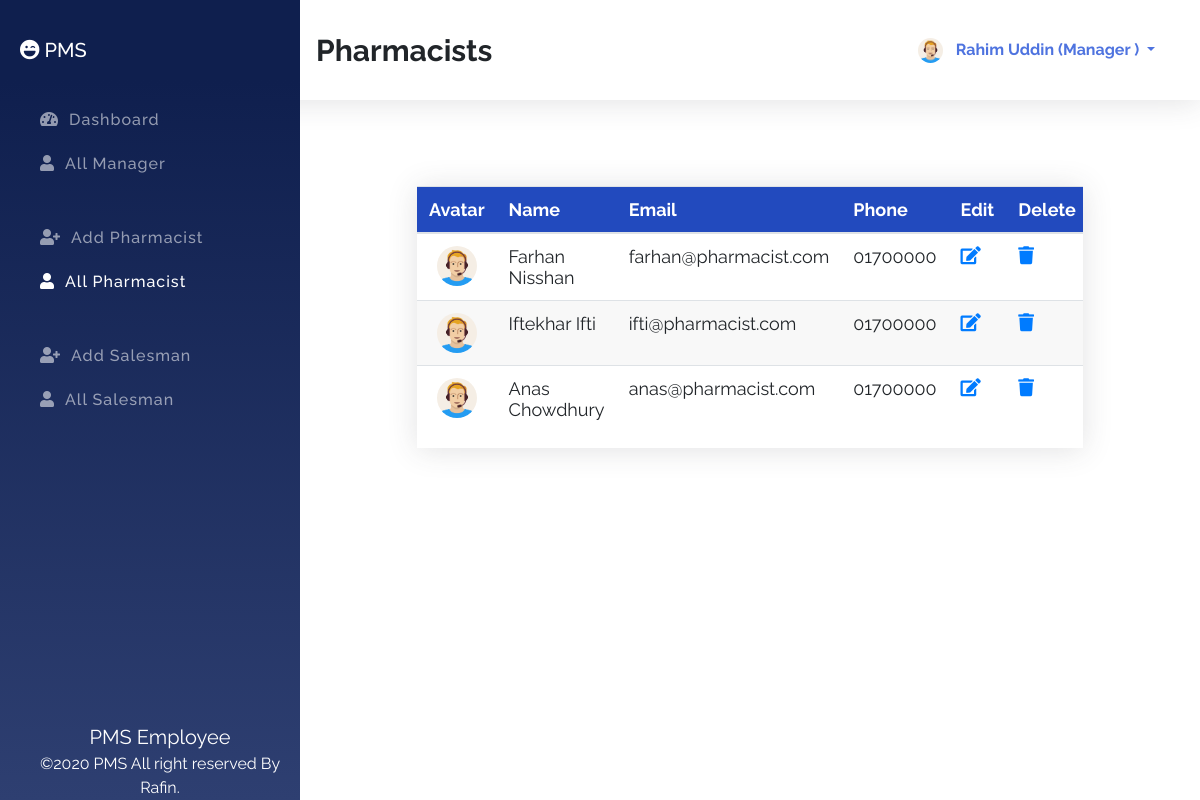
The app's page /index.php?id=allPharmacist (signed in) with its own data.
### tables this page shows
CREATE TABLE `managers` (
  `id` int(11) NOT NULL,
  `fname` varchar(100) NOT NULL,
  `lname` varchar(100) NOT NULL,
  `email` varchar(100) NOT NULL,
  `phone` varchar(100) NOT NULL,
  `password` varchar(100) NOT NULL,
  `role` varchar(100) NOT NULL DEFAULT 'manager',
  `avatar` varchar(255) NOT NULL DEFAULT 'avatar.png'
);

CREATE TABLE `pharmacists` (
  `id` int(11) NOT NULL,
  `fname` varchar(100) NOT NULL,
  `lname` varchar(100) NOT NULL,
  `email` varchar(100) NOT NULL,
  `phone` varchar(100) NOT NULL,
  `password` varchar(100) NOT NULL,
  `role` varchar(100) NOT NULL DEFAULT 'pharmacist',
  `avatar` varchar(255) NOT NULL DEFAULT 'avatar.png'
);

### index.php (the view, shortened to what this page needs)
<?php
    $sessionId = $_SESSION['id'] ?? '';
    $sessionRole = $_SESSION['role'] ?? '';
    $connection = mysqli_connect( DB_HOST, DB_USER, DB_PASSWORD, DB_NAME );
    $id = $_REQUEST['id'] ?? 'dashboard';
    $action = $_REQUEST['action'] ?? '';
?>
<!DOCTYPE html>
<html lang="en">
<head>
    <link rel="stylesheet" href="assets/css/bootstrap.min.css">
    <link rel="stylesheet" href="assets/css/all.min.css">
    <link rel="stylesheet" href="assets/css/style.css">
</head>
<body>
    <section class="topber">
        <div class="topber__title">
            <span class="topber__title--text">
                <?php
                    if ( 'dashboard' == $id ) {
                        echo "DashBoard";
                    } elseif ( 'addManager' == $id ) {
                        echo "Add Manager";
                    } elseif ( 'allManager' == $id ) {
                        echo "Managers";
                    } elseif ( 'addPharmacist' == $id ) {
                        echo "Add Pharmacist";
                    } elseif ( 'allPharmacist' == $id ) {
                        echo "Pharmacists";
                    } elseif ( 'addSalesman' == $id ) {
                        echo "Add Salesman";
                    } elseif ( 'allSalesman' == $id ) {
                        echo "Salesmans";
                    } elseif ( 'userProfile' == $id ) {
                        echo "Your Profile";
                    } elseif ( 'editManager' == $action ) {
                        echo "Edit Manager";
                    } elseif ( 'editPharmacist' == $action ) {
                        echo "Edit Pharmacist";
                    } elseif ( 'editSalesman' == $action ) {
                        echo "Edit Salesman";
                    }
                ?>
            </span>
        </div>
        <div class="topber__profile">
            <?php
                $query = "SELECT fname,lname,role,avatar FROM {$sessionRole}s WHERE id='$sessionId'";
                $result = mysqli_query( $connection, $query );
                if ( $data = mysqli_fetch_assoc( $result ) ) {
                    $fname = $data['fname'];
                    $lname = $data['lname'];
                    $role = $data['role'];
                    $avatar = $data['avatar'];
                ?>
                <img src="assets/img/<?php echo "$avatar"; ?>" height="25" width="25" class="rounded-circle" alt="profile">
                <div class="dropdown">
                    <button class="btn dropdown-toggle" type="button" id="dropdownMenuButton" data-toggle="dropdown" aria-haspopup="true" aria-expanded="false">
                    <?php
                        echo "$fname $lname (" . ucwords( $role ) . " )";
                        }
                    ?>
                    </button>
                </div>
        </div>
    </section>
    <section id="sideber" class="sideber">
        <ul class="sideber__ber">
            <h3 class="sideber__panel"><i id="left" class="fas fa-laugh-wink"></i> PMS</h3>
            <li id="left" class="sideber__item<?php if ( 'dashboard' == $id ) {
                                                  echo " active";
                                              }?>">
                <a href="index.php?id=dashboard"><i id="left" class="fas fa-tachometer-alt"></i>Dashboard</a>
            </li>
            <li id="left" class="sideber__item<?php if ( 'allManager' == $id ) {
    echo " active";
}?>">
                <a href="index.php?id=allManager"><i id="left" class="fas fa-user"></i>All Manager</a>
            </li>
            <?php if ( 'admin' == $sessionRole || 'manager' == $sessionRole ) {?>
                <li id="left" class="sideber__item sideber__item--modify<?php if ( 'addPharmacist' == $id ) {
                                                                            echo " active";
                                                                        }?>">
                    <a href="index.php?id=addPharmacist"><i id="left" class="fas fa-user-plus"></i></i>Add
                        Pharmacist</a>
                </li><?php }?>
            <li id="left" class="sideber__item<?php if ( 'allPharmacist' == $id ) {
    echo " active";
}?>">
                <a href="index.php?id=allPharmacist"><i id="left" class="fas fa-user"></i>All Pharmacist</a>
            </li>
            <?php if ( 'admin' == $sessionRole || 'manager' == $sessionRole || 'pharmacist' == $sessionRole ) {?>
                <li id="left" class="sideber__item sideber__item--modify<?php if ( 'addSalesman' == $id ) {
                                                                            echo " active";
                                                                        }?>">
                    <a href="index.php?id=addSalesman"><i id="left" class="fas fa-user-plus"></i>Add Salesman</a>
                </li><?php }?>
            <li id="left" class="sideber__item<?php if ( 'allSalesman' == $id ) {
    echo " active";
}?>">
                <a href="index.php?id=allSalesman"><i id="left" class="fas fa-user"></i>All Salesman</a>
            </li>
        </ul>
        <footer class="text-center"><span>PMS Employee</span><br>©2020 PMS All right reserved By Rafin.</footer>
    </section>
    <section class="main">
        <div class="container">
            <div class="pharmacist">
                <?php if ( 'allPharmacist' == $id ) {?>
                    <div class="allPharmacist">
                        <div class="main__table">
                            <table class="table">
                                <thead>
                                    <tr>
                                        <th scope="col">Avatar</th>
                                        <th scope="col">Name</th>
                                        <th scope="col">Email</th>
                                        <th scope="col">Phone</th>
                                        <?php if ( 'admin' == $sessionRole || 'manager' == $sessionRole ) {?>
                                            <th scope="col">Edit</th>
                                            <th scope="col">Delete</th>
                                        <?php }?>
                                    </tr>
                                </thead>
                                <tbody>
                                    <?php
                                        $getPharmacist = "SELECT * FROM pharmacists";
                                            $result = mysqli_query( $connection, $getPharmacist );
                                        while ( $pharmacist = mysqli_fetch_assoc( $result ) ) {?>
                                        <tr>
                                            <td>
                                                <center><img class="rounded-circle" width="40" height="40" src="assets/img/<?php echo $pharmacist['avatar']; ?>" alt=""></center>
                                            </td>
                                            <td><?php printf( "%s %s", $pharmacist['fname'], $pharmacist['lname'] );?></td>
                                            <td><?php printf( "%s", $pharmacist['email'] );?></td>
                                            <td><?php printf( "%s", $pharmacist['phone'] );?></td>
                                            <?php if ( 'admin' == $sessionRole || 'manager' == $sessionRole ) {?>
                                                <td><?php printf( "<a href='index.php?action=editPharmacist&id=%s'><i class='fas fa-edit'></i></a>", $pharmacist['id'] )?></td>
                                                <td><?php printf( "<a class='delete' href='index.php?action=deletePharmacist&id=%s'><i class='fas fa-trash'></i></a>", $pharmacist['id'] )?></td>
                                            <?php }?>
                                        </tr>
                                    <?php }?>
                                </tbody>
                            </table>
                        </div>
                    </div>
                <?php }?>
            </div>
        </div>
    </section>
</body>
</html>

### assets/css/style.css (style rules this page uses)
*, *::before, *::after { margin: 0; padding: 0; -webkit-box-sizing: border-box; box-sizing: border-box; }
body { font-family: "Raleway", sans-serif; }
a { text-decoration: none !important; }
.topber { position: fixed; width: 100%; top: 0; left: 0; padding-left: 300px; right: 0; z-index: 999; -webkit-box-shadow: 0 0.15rem 1.75rem 0 rgba(58, 59, 69, 0.15); box-shadow: 0 0.15rem 1.75rem 0 rgba(58, 59, 69, 0.15); background-color: #fff; }
.topber__title { height: 12.5vh; float: left; display: -webkit-box; display: -ms-flexbox; display: flex; -webkit-box-orient: horizontal; -webkit-box-direction: normal; -ms-flex-direction: row; flex-direction: row; -webkit-box-align: center; -ms-flex-align: center; align-items: center; padding-left: 1rem; }
.topber__title--text { font-size: 30px; font-weight: bold; }
.topber__profile { height: 12.5vh; float: right; padding-right: 10px; display: -webkit-box; display: -ms-flexbox; display: flex; -webkit-box-orient: horizontal; -webkit-box-direction: normal; -ms-flex-direction: row; flex-direction: row; -webkit-box-align: center; -ms-flex-align: center; align-items: center; padding: 2rem; }
.topber__profile button { color: #4e73df; line-height: 10px; font-weight: bold; }
.sideber { position: fixed; top: 0; overflow-y: auto; left: 0; bottom: 0; width: 300px; height: 100vh; padding: 40px 20px 20px 20px; background-color: #0c183d; background-image: -webkit-gradient(linear, left top, left bottom, color-stop(10%, #2545a5), to(#1c347c)); background-image: linear-gradient(180deg, #0f1f4e 10%, #2e3f71 100%); background-size: cover; -webkit-transition: left 0.5s ease; transition: left 0.5s ease; z-index: 999; }
.sideber__ber { list-style: none; }
.sideber__panel { font-size: 20px; color: #fff; line-height: 1.2rem; padding-bottom: 30px; }
.sideber__panel i { color: #fff; }
.sideber__item { padding: 10px; }
.sideber__item a { color: rgba(255, 255, 255, 0.55); font-size: 16px; letter-spacing: 1px; font-weight: 500; }
.sideber__item a i { color: rgba(255, 255, 255, 0.55); padding: 0 10px; }
.sideber__item:hover a, .sideber__item.active a, .sideber__item.active i, .sideber__item:hover i { color: #fff; -webkit-transition: 0.3s ease; transition: 0.3s ease; }
.sideber__item--modify { padding: 40px 10px 10px 10px; }
.sideber footer { position: absolute; bottom: 0; font-size: 16px; color: #fff; }
.sideber footer span { font-size: 20px; }
.main { margin-left: 300px; margin-top: 10vh; padding: 2rem; }
.main__table { margin: 50px 70px; -webkit-box-shadow: 0 0.15rem 1.75rem 0 rgba(58, 59, 69, 0.15); box-shadow: 0 0.15rem 1.75rem 0 rgba(58, 59, 69, 0.15); overflow-x: auto; }
.main__table .table { font-size: 18px; font-weight: 400; }
.main__table .table th { color: #ffffff; background: #224abe; }
.main__table .table tr:nth-child(even) { background: #f8f8f8; }

### records on screen
managers: avatar (placeholder picture), fname "Rahim", lname "Uddin", role "Manager"
pharmacists: avatar (placeholder picture), fname "Farhan", lname "Nisshan", email "farhan@pharmacist.com", phone "01700000"
pharmacists: avatar (placeholder picture), fname "Iftekhar", lname "Ifti", email "ifti@pharmacist.com", phone "01700000"
pharmacists: avatar (placeholder picture), fname "Anas", lname "Chowdhury", email "anas@pharmacist.com", phone "01700000"
